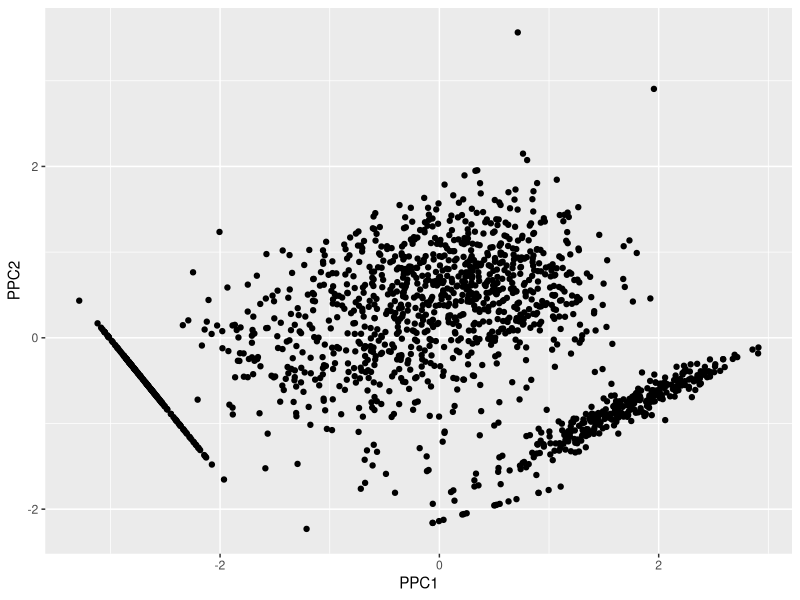
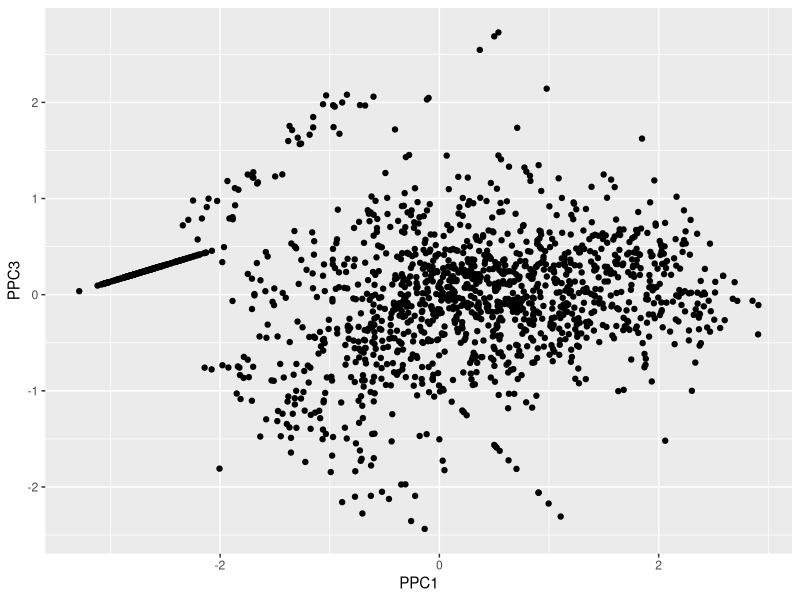
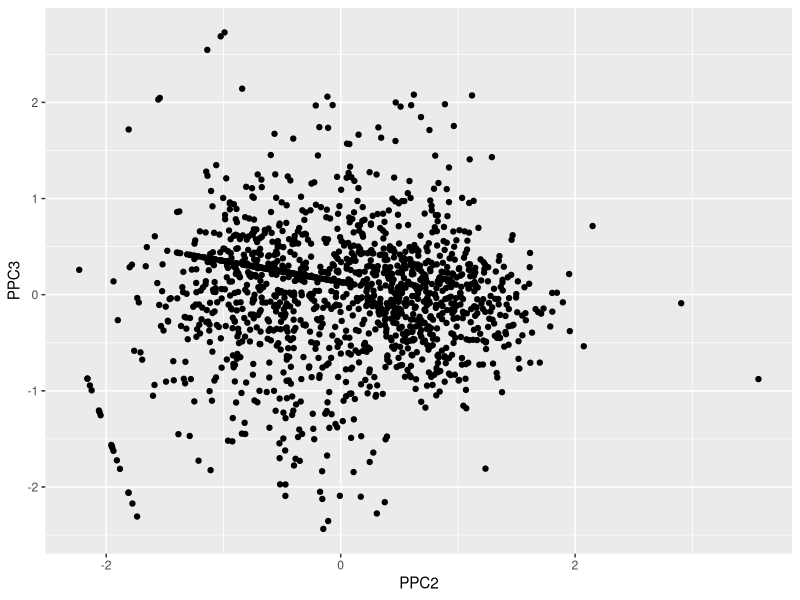
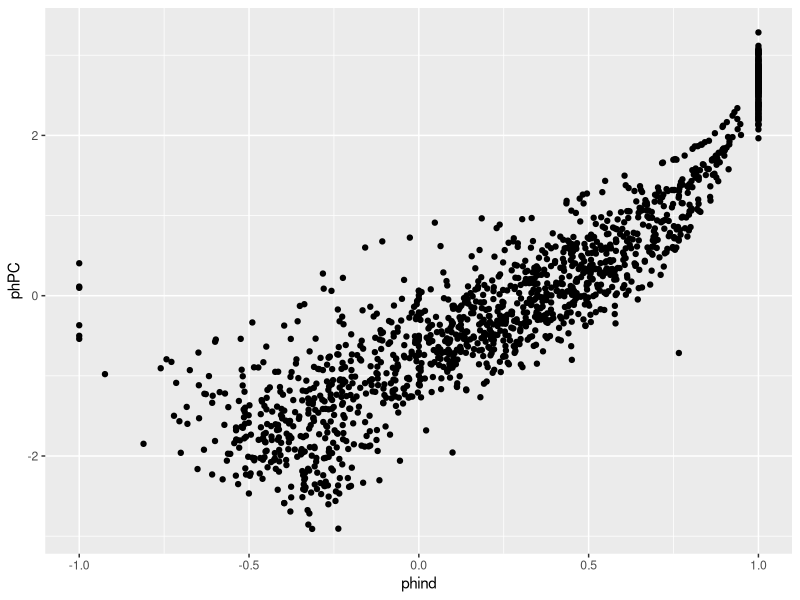
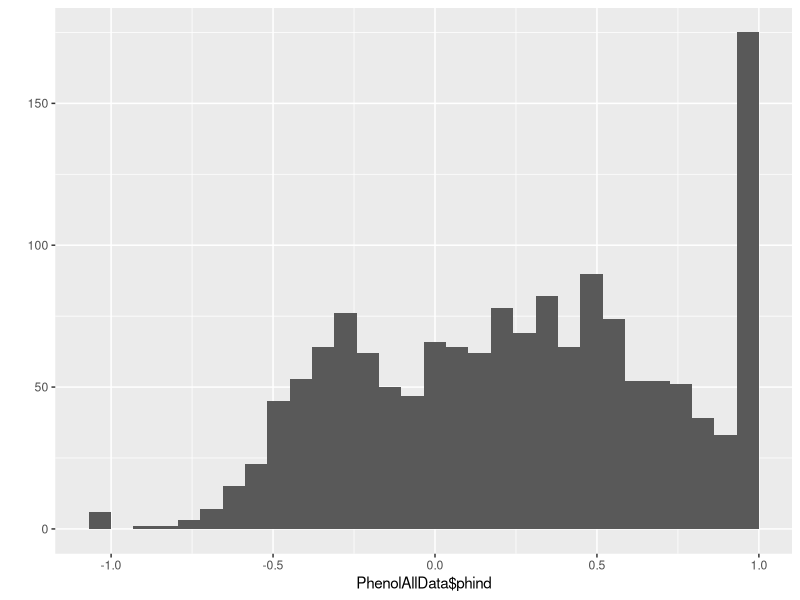
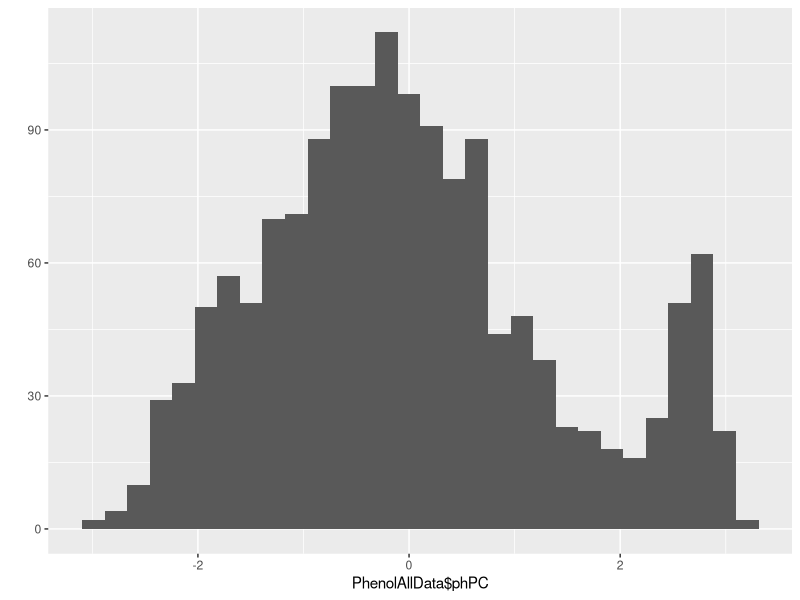
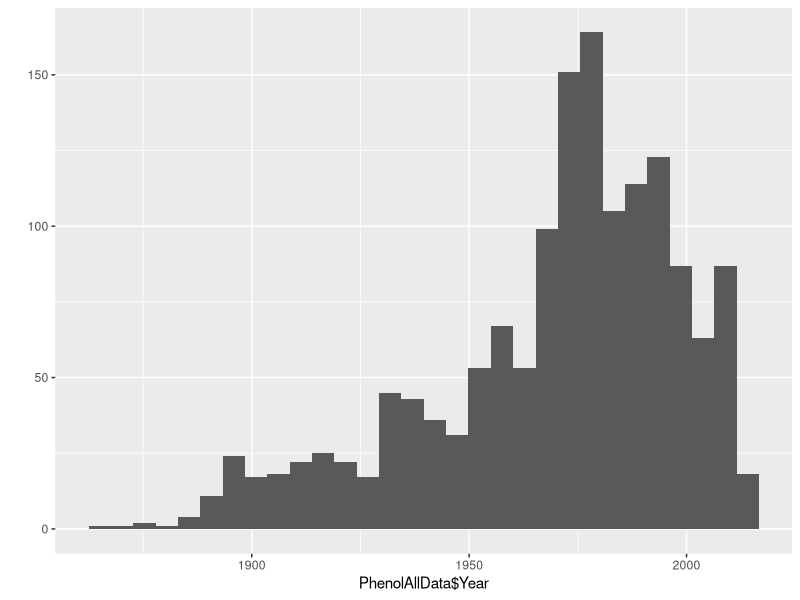
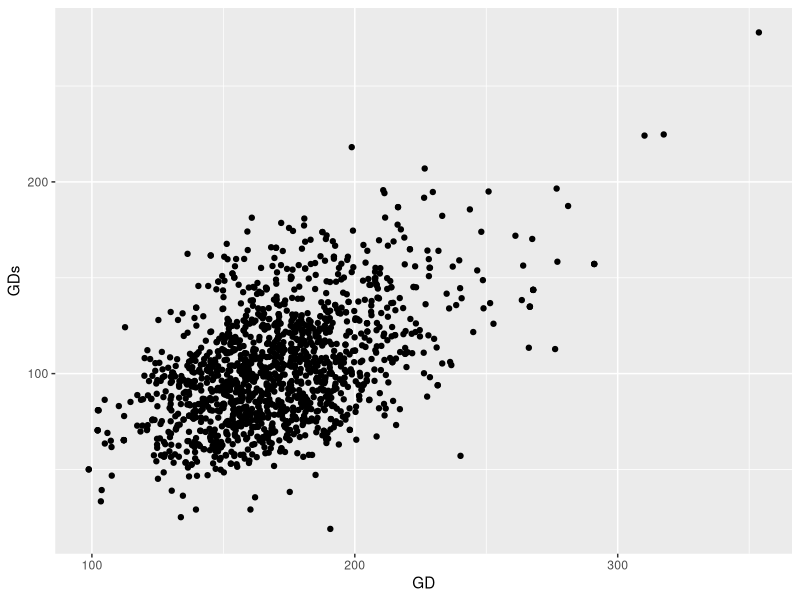

Source code (R) for these figures, in order:
### NOTE: MUST INSPECT PCA to determine which axis best captures phenology
### For Leila's (smaller) dataset it was PPC1
### For Yihan's (larger) dataset it is now PPC2
### If dataset changes, the PC loadings should be checked and code adjusted accordingly
### See ~line 60

## Libraries
library(ggplot2)
library(dplyr)
### Measurement data
data <-read.csv("CompleteData.csv", header=T)
str(data)
names(data)
summary(data)##check if there are NAs for yday and Year or the measurements.

## convert data frame factors to character

data %>% mutate_if(is.factor, as.character) -> data
#data$Pop_Code<-as.character(data$Pop_Code)

## exclude 'populations' (i.e. sample locations) that are missing climate data
data<-subset(data,!(is.na(data["numStns"])))
# calculate actual lengths in cm
# length of flower portion of inflorescence (converting pixels to cm)
data$flower.cm<-data$actual/data$standard*data$flower.inf.length
# length of bud portion of inflorescence
data$bud.cm<-data$actual/data$standard*data$bud.inf.Length
# length of fruit portion of inflorescence
data$fruit.cm<-data$actual/data$standard*data$fruit.inf.Length
# length of aborted flower portion of inflorescence 
data$a.flower.cm<-data$actual/data$standard*data$aborted.inf.length
# length of inflorescence
data$infl.cm<-data$flower.cm+data$bud.cm+data$fruit.cm+data$a.flower.cm

# Calculate a phenology index based on proportion of buds, flowers and fruits:

## fruit has a value of +1
## flower has a value of 0
## bud has a value of -1
## (fruit*(+1) + flower*0 + bud*(-1))/(fruit+flower+bud)
## aborted flowers treated as fruits (earliest)
data$phind<-(data$fruit.cm+data$a.flower.cm-data$bud.cm)/data$infl.cm

## Alternatively, use PCA
## principal components analysis of inflorescence structure
PhenolPC<-princomp(~log(bud.cm+1)+log(flower.cm+1)+log(fruit.cm+a.flower.cm+1), data=data, cor=TRUE)
summary(PhenolPC)
loadings(PhenolPC) # See which PC captures phenology
## double-check that a PC-score exists for each individual in data
nrow(data)
nrow(PhenolPC$scores)
## replace AllData.csv with working dataset (i.e. excludes sites with missing climate data)
write.csv(data, "PCA.csv", row.names=F)

## Take PC scores and name
PhenolPCScores<-data.frame(PhenolPC$scores)
names(PhenolPCScores)<-c("PPC1","PPC2","PPC3")

## Examine PCA plots
qplot(PPC1,PPC2,data=PhenolPCScores)
qplot(PPC1,PPC3,data=PhenolPCScores)
qplot(PPC2,PPC3,data=PhenolPCScores)

## merge PC scores back to data
PhenolAllData<-cbind(data,PhenolPCScores)

##### IMPORTANT!!! MUST CHECK EACH TIME DATA SET CHANGES
### Replace with PPC that best captures phenological stage
phPC<-1
PhenolAllData$phPC<-PhenolAllData[,grep(paste0("PPC",phPC),names(PhenolAllData))]

## if PPC is negative, then multiply by -1 so that larger values are later phenologies (i.e. more fruits than buds)
loads<-loadings(PhenolPC)[,phPC]
if(loadings(PhenolPC)[grep("fruit",names(loads)),phPC]<0){
  PhenolAllData$phPC<-(PhenolAllData$phPC*-1)
}

## Compare PCA to phenology index
qplot(phind,phPC,data=PhenolAllData)
cor(PhenolAllData$phind,PhenolAllData$phPC)
qplot(PhenolAllData$phind)
qplot(PhenolAllData$phPC)
## phPC is more normally distributed, but phind captures min/max phenol stage (-1 to +1)
## But if phPC (above) is calculated from non-(log)transformed measurements, then correlation is very tight
## NOTE few points with phind == -1 and phPC ~0. This seems to be due to lack of flowers creating an upward bias in phPC
## Therefore, phind seems to be the biologically more relevant parameter

## Separate data into east vs. west
PhenolAllData$Region <-NULL
PhenolAllData$Region[PhenolAllData$Longitude > -76]<-"EastCoast"
PhenolAllData$Region[PhenolAllData$Longitude <= -76 & PhenolAllData$Longitude > -95]<-"MidWest"
PhenolAllData$Region[PhenolAllData$Longitude <= -95 & PhenolAllData$Longitude > -122]<-"West"
PhenolAllData$Region[PhenolAllData$Longitude <= -122]<-"WestCoast"
PhenolAllData$Region<-as.factor(PhenolAllData$Region)

## Separate by date
qplot(PhenolAllData$Year)
PhenolAllData$Era <-NULL
PhenolAllData$Era[PhenolAllData$Year < 1960]<-"Early"
#PhenolAllData$Era[PhenolAllData$Year >= 1920 & PhenolAllData$Year < 1960]<-"Middle"
PhenolAllData$Era[PhenolAllData$Year >= 1960]<-"Recent"
PhenolAllData$Era<-as.factor(PhenolAllData$Era)


#### NOTE: Most of the code below be moved to an R markdown file for publication

## Compare total growing season (GD & GDD) vs. growing season to date of sampling (GDs & GDDs)
qplot(GD,GDs,data=PhenolAllData)
cor(PhenolAllData$GD,PhenolAllData$GDs)
qplot(GDD,GDDs,data=PhenolAllData)
cor(PhenolAllData$GDD,PhenolAllData$GDDs)

## Weaker correlation across GD and GDD; 
## Use GDDs in model and GDD
qplot(GDDs,GD,data=PhenolAllData)
cor(PhenolAllData$GD,PhenolAllData$GDDs)
qplot(GDD,GDs,data=PhenolAllData)
cor(PhenolAllData$GDD,PhenolAllData$GDs)

## Some significant colinearity; which is a better predictor of phenology?
summary(lm(phPC~GD,data=PhenolAllData)) # Total growing season (GD) is a good predictor
summary(lm(phPC~GDs,data=PhenolAllData)) # Growing days until sampling (GDs) is a good predictor, as expected
summary(lm(phPC~GDs*GD,data=PhenolAllData)) # GD becomes non-significant after controlling for GDs; interaction may suggest non-linear relationship

## Similar results for phind
summary(lm(phind~GD,data=PhenolAllData)) 
summary(lm(phind~GDs,data=PhenolAllData)) 
summary(lm(phind~GDs*GD,data=PhenolAllData)) 

##Yihan: 
##GD is significant
##GDs is significant
##GDs and GDs:GD is significant, GD becomes non-significant




## Similar result for growing degree days
summary(lm(phPC~GDD,data=PhenolAllData)) # Total growing degree days (GDD) not a good predictor
summary(lm(phPC~GDDs,data=PhenolAllData)) # GDD until sampling (GDDs) is a good predictor, as expected
summary(lm(phPC~GDDs*GDD,data=PhenolAllData)) # GDD becomes significant after controlling for GDDs

##Yihan: phPC~GDDs*GDD, GDD is not significant

summary(lm(phind~GDD,data=PhenolAllData)) # Total growing degree days (GDD) not a good predictor
summary(lm(phind~GDDs,data=PhenolAllData)) # GDD until sampling (GDDs) is a good predictor, as expected
summary(lm(phind~GDDs*GDD,data=PhenolAllData)) # GDD becomes significant after controlling for GDDs



## Adjust phenology for local climate and sampling date
## NOTE: GDs is the number of days from start of growing season to collection date
## GDDs is the number of growing-degrees from start of season to collection date
qplot(GDDs,phind,data=PhenolAllData)
PhenolAllData$fti <- (PhenolAllData$phind) + (PhenolAllData$GDDs-mean(PhenolAllData$GDDs,na.rm=TRUE))/sd(PhenolAllData$GDDs,na.rm=TRUE)

## Look at clines by region
ggplot(PhenolAllData, aes(x=Latitude, y=fti, color=Region)) + facet_grid(Region~.) +
  geom_point(alpha=0.2)+geom_smooth(method="lm")
summary(lm(fti~Latitude*Region, data=PhenolAllData))

## Cool clines with latitude, steeper in east than west, but what about GD:
ggplot(PhenolAllData, aes(x=Latitude, y=GD, color=Region)) + facet_grid(Region~.) +
  geom_point(alpha=0.2)+geom_smooth(method="lm") # Also steeper in east than west
summary(lm(Latitude~GD*Region, data=PhenolAllData))

## What about fti vs. GD?
ggplot(PhenolAllData, aes(x=GD, y=fti, color=Region)) + facet_grid(Region~.) +
  geom_point(alpha=0.2)+geom_smooth(method="lm")
summary(lm(fti~GD*Region, data=PhenolAllData))

## Clines by era/year
summary(lm(fti~GD*Region*Year, data=PhenolAllData))
ggplot(PhenolAllData, aes(x=GD, y=fti, color=Region)) + facet_grid(Region~Era) +
  geom_point(alpha=0.2)+geom_smooth(method="lm")

mod1<-lm(fti~GD+Era, data=PhenolAllData[PhenolAllData$Region=="EastCoast",])
mod2<-lm(fti~GD*Era, data=PhenolAllData[PhenolAllData$Region=="EastCoast",])
anova(mod1,mod2)
summary(mod2)

mod3<-lm(fti~Latitude+Era, data=PhenolAllData[PhenolAllData$Region=="MidWest",])
mod4<-lm(fti~Latitude*Era, data=PhenolAllData[PhenolAllData$Region=="MidWest",])
anova(mod3,mod4)
summary(mod3)



## Bin into lat x long squares to calculate mean and S.E. for better cline estimate 
## i.e., generate geographic 'populations' from point samples

binx<-0.5 ## long bin size in degrees
biny<-0.5 ## lat bin size in degrees

## Define long x lat
longs<-seq(min(PhenolAllData$Longitude,na.rm=T)+binx,max(PhenolAllData$Longitude,na.rm=T)-binx,by=binx)
lats<-seq(min(PhenolAllData$Latitude,na.rm=T)+biny,max(PhenolAllData$Latitude,na.rm=T)-biny,by=biny)

## Make into matrix
bindat<-data.frame(Long=rep(longs,length(lats)),Lat=sort(rep(lats,length(longs))),fti=NA,GD=NA)
## Make sure it looks right
qplot(bindat$Long,bindat$Lat)

for (i in 1:nrow(bindat)){
  bindat$fti[i]<-mean(PhenolAllData$fti[PhenolAllData$Longitude >= bindat$Long[i]-binx & PhenolAllData$Longitude < bindat$Long[i]+binx &
                                          PhenolAllData$Latitude >= bindat$Lat[i]-biny & PhenolAllData$Latitude < bindat$Lat[i]+biny],na.rm=T)
  bindat$GD[i]<-mean(PhenolAllData$GD[PhenolAllData$Longitude >= bindat$Long[i]-binx & PhenolAllData$Longitude < bindat$Long[i]+binx &
                                        PhenolAllData$Latitude >= bindat$Lat[i]-biny & PhenolAllData$Latitude < bindat$Lat[i]+biny],na.rm=T)
}
qplot(GD,fti,data=bindat,alpha=I(0.2))+geom_smooth(method="lm")
##Yihan: include warning message about missing values, some bins do not have any specimens in them

bindat$Region <-NULL
bindat$Region[bindat$Long > -80]<-"EastCost"
bindat$Region[bindat$Long <= -80 & bindat$Long > -95]<-"MidWest"
bindat$Region[bindat$Long <= -95 & bindat$Long > -122]<-"West"
bindat$Region[bindat$Long <= -122]<-"WestCoast"
bindat$Region<-as.factor(bindat$Region)

## Look at clines by region
ggplot(bindat, aes(x=GD, y=fti,colour=Region)) + facet_grid(Region~.)+
  geom_point(alpha=0.2)+geom_smooth(method="lm") 
summary(lm(fti~GD*Region, data=bindat))

qplot(GD,fti,data=PhenolAllData,alpha=I(0.2))+geom_smooth(method="lm")

#### TO DO:
## Validation: Comparing cline in fti from herbarium records vs. cline in weighted ft from Jessica's study and ft in greenhouse and field from Rob's study
## Temporal analysis for plastic vs. evolutionary response
## Explore effects of growing season variables (e.g. variance, skew, etc.)






